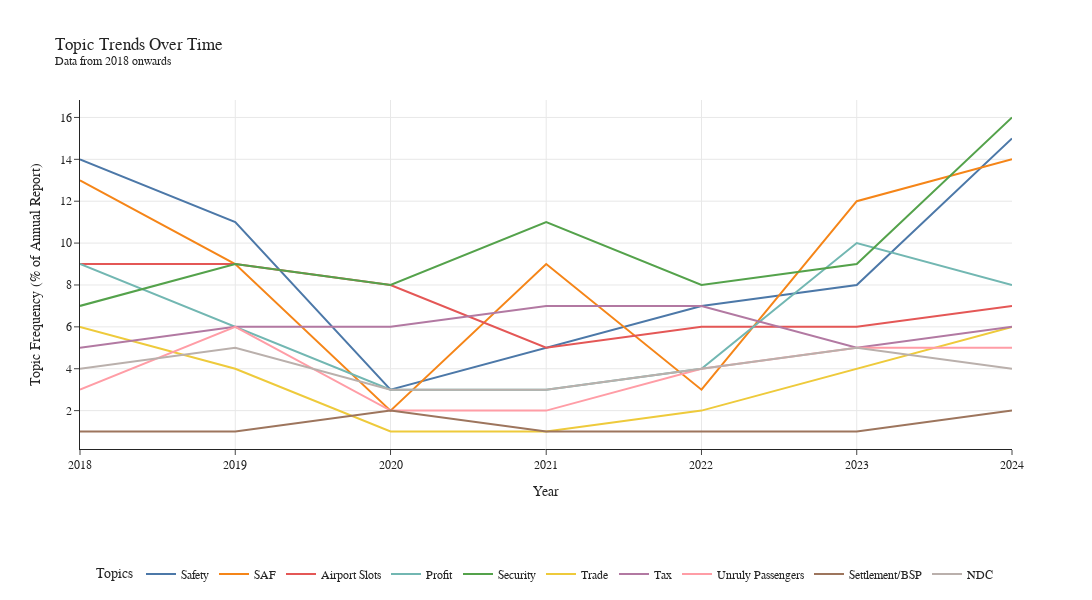

The code cell stored with this chart in its notebook:
### Code cell
# ------------------------------------------------------------
# Generate topic time series and visualize trends
# ------------------------------------------------------------

timestamps = pd.to_datetime(timestamps, format="%Y")
topics_over_time = topic_model.topics_over_time(texts, timestamps, topic_model.topics_)

# OPTIONAL: Set filter criteria
# Set to None to ignore
min_year = 2018
max_year = None
exclude_years = None #[2020]  

# Apply year filtering
filtered_topics, filter_label = filter_dataframe_by_year(
    topics_over_time,
    min_year=min_year,
    max_year=max_year,
    exclude_years=exclude_years
)

# Apply topic filtering (remove junk and noise topics)
filtered_topics = filtered_topics[
    (~filtered_topics["Topic"].isin(junk_topics)) &
    (filtered_topics["Topic"] != -1)
]

# Select top k most frequent clean topics
top_k = 10
top_topics = get_top_topics(filtered_topics, top_k)

# Make plot of topic frequency by year
# y-axis = % of all text chunks assigned to this topic in a given year
fig = topic_model.visualize_topics_over_time(filtered_topics, topics=top_topics)

# Apply custom colors and labels
palette = px.colors.qualitative.T10

for i, trace in enumerate(fig.data):
    topic_id = top_topics[i]
    trace.line.color = palette[i % len(palette)]
    trace.name = clean_labels[topic_id]
    hover_text = trace.hovertemplate or ""
    trace.hovertemplate = f"{clean_labels[topic_id]}<extra></extra>"

# Clean up the figure layout
fig.update_layout(
    title=f"Topic Trends Over Time<br><sup>{filter_label}</sup>",
    width=1200,
    height=600,
    xaxis_title="Year",
    yaxis_title="Topic Frequency (% of Annual Report)",
    legend_title="Topics",
    font=dict(family="Arial", size=12),
    legend=dict(
        orientation="h",
        yanchor="bottom",
        y=-0.4,
        xanchor="center",
        x=0.5
    )
)

output_filename = f"../outputs/topic_trends"
fig.write_html(f"{output_filename}.html")
fig.write_image(f"{output_filename}.png")

fig.show()

### Figure 1 — Plotly figure (JSON) as saved in the notebook; plotly's stock layout.template omitted (floating-point values rounded to 4 significant figures)
{"data": [{"hoverinfo": "text", "hovertemplate": "Safety<extra></extra>", "hovertext": ["<b>Topic 0</b><br>Words: safety, accidents, iosa, accident, flights", "<b>Topic 0</b><br>Words: safety, accidents, accident, iosa, turbulence", "<b>Topic 0</b><br>Words: vouchers, safety, refundable vouchers, refundable, iosa", "<b>Topic 0</b><br>Words: safety, safety risk, accidents, safety leadership, pillar", "<b>Topic 0</b><br>Words: safety, million flights, flights, accident, million", "<b>Topic 0</b><br>Words: safety, iosa, accidents, accident, rate", "<b>Topic 0</b><br>Words: safety, iosa, accidents, accident, fatal"], "line": {"color": "#4C78A8"}, "marker": {"color": "#E69F00"}, "mode": "lines", "name": "Safety", "type": "scatter", "x": ["2018-01-01T00:00:00.000000000", "2019-01-01T00:00:00.000000000", "2020-01-01T00:00:00.000000000", "2021-01-01T00:00:00.000000000", "2022-01-01T00:00:00.000000000", "2023-01-01T00:00:00.000000000", "2024-01-01T00:00:00.000000000"], "y": [14, 11, 3, 5, 7, 8, 15]}, {"hoverinfo": "text", "hovertemplate": "SAF<extra></extra>", "hovertext": ["<b>Topic 1</b><br>Words: security, smart security, smart, screening, data", "<b>Topic 1</b><br>Words: security, gasep, information, threats, governments", "<b>Topic 1</b><br>Words: security, cybersecurity, threats, cyber, conflict zones", "<b>Topic 1</b><br>Words: security, countries, belarus, terrorist, screening", "<b>Topic 1</b><br>Words: security, civil, attacks, information, airspace", "<b>Topic 1</b><br>Words: security, screening, measures, risk, cybersecurity", "<b>Topic 1</b><br>Words: security, cybersecurity, information, sems, cyber"], "line": {"color": "#F58518"}, "marker": {"color": "#56B4E9"}, "mode": "lines", "name": "SAF", "type": "scatter", "x": ["2018-01-01T00:00:00.000000000", "2019-01-01T00:00:00.000000000", "2020-01-01T00:00:00.000000000", "2021-01-01T00:00:00.000000000", "2022-01-01T00:00:00.000000000", "2023-01-01T00:00:00.000000000", "2024-01-01T00:00:00.000000000"], "y": [13, 9, 2, 9, 3, 12, 14]}, {"hoverinfo": "text", "hovertemplate": "Airport Slots<extra></extra>", "hovertext": ["<b>Topic 2</b><br>Words: settlement, iss, billion, processed, newgen", "<b>Topic 2</b><br>Words: settlement, agents, bsp, processed, services", "<b>Topic 2</b><br>Words: settlement, agents, bsp, processed, travel agents", "<b>Topic 2</b><br>Words: settlement, processed, billion, processed billion, bsp", "<b>Topic 2</b><br>Words: processed, billion, processed billion, settlement, cass", "<b>Topic 2</b><br>Words: billion, settlement, processed, processed billion, financial", "<b>Topic 2</b><br>Words: settlement, billion, processed, cass, bsp"], "line": {"color": "#E45756"}, "marker": {"color": "#009E73"}, "mode": "lines", "name": "Airport Slots", "type": "scatter", "x": ["2018-01-01T00:00:00.000000000", "2019-01-01T00:00:00.000000000", "2020-01-01T00:00:00.000000000", "2021-01-01T00:00:00.000000000", "2022-01-01T00:00:00.000000000", "2023-01-01T00:00:00.000000000", "2024-01-01T00:00:00.000000000"], "y": [9, 9, 8, 5, 6, 6, 7]}, {"hoverinfo": "text", "hovertemplate": "Profit<extra></extra>", "hovertext": ["<b>Topic 5</b><br>Words: ndc, order, travel, distribution, standard", "<b>Topic 5</b><br>Words: ndc, order, travel, processes, reference numbers", "<b>Topic 5</b><br>Words: ndc, order, ndc leaderboard, leaderboard, retailing", "<b>Topic 5</b><br>Words: order, ndc, retailing, distribution, certifications past", "<b>Topic 5</b><br>Words: retailing, ndc, order, legacy, travel", "<b>Topic 5</b><br>Words: ndc, order, retailing, offers, channels", "<b>Topic 5</b><br>Words: retailing, ndc, orders, offers orders, offers"], "line": {"color": "#72B7B2"}, "marker": {"color": "#F0E442"}, "mode": "lines", "name": "Profit", "type": "scatter", "x": ["2018-01-01T00:00:00.000000000", "2019-01-01T00:00:00.000000000", "2020-01-01T00:00:00.000000000", "2021-01-01T00:00:00.000000000", "2022-01-01T00:00:00.000000000", "2023-01-01T00:00:00.000000000", "2024-01-01T00:00:00.000000000"], "y": [9, 6, 3, 3, 4, 10, 8]}, {"hoverinfo": "text", "hovertemplate": "Security<extra></extra>", "hovertext": ["<b>Topic 8</b><br>Words: saf, corsia, emissions, production, carbon", "<b>Topic 8</b><br>Words: saf, corsia, emissions, carbon, sustainability", "<b>Topic 8</b><br>Words: saf, corsia, emissions, production, carbon", "<b>Topic 8</b><br>Words: saf, emissions, corsia, production, sustainable", "<b>Topic 8</b><br>Words: saf, corsia, emissions, sustainable, carbon", "<b>Topic 8</b><br>Words: saf, corsia, production, emissions, baseline", "<b>Topic 8</b><br>Words: saf, emissions, corsia, production, fuels"], "line": {"color": "#54A24B"}, "marker": {"color": "#D55E00"}, "mode": "lines", "name": "Security", "type": "scatter", "x": ["2018-01-01T00:00:00.000000000", "2019-01-01T00:00:00.000000000", "2020-01-01T00:00:00.000000000", "2021-01-01T00:00:00.000000000", "2022-01-01T00:00:00.000000000", "2023-01-01T00:00:00.000000000", "2024-01-01T00:00:00.000000000"], "y": [7, 9, 8, 11, 8, 9, 16]}, {"hoverinfo": "text", "hovertemplate": "Trade<extra></extra>", "hovertext": ["<b>Topic 13</b><br>Words: tax, government, taxes, taxation, vat", "<b>Topic 13</b><br>Words: tax, government, levy, taxation, vat", "<b>Topic 13</b><br>Words: tax, taxation, million, saving million, saving", "<b>Topic 13</b><br>Words: tax, europe energy, energy carbon, energy, initiatives", "<b>Topic 13</b><br>Words: tax, eu, taxes, taxation, non-eu", "<b>Topic 13</b><br>Words: tax, taxation, taxes, article, government", "<b>Topic 13</b><br>Words: tax, taxes, taxation, revenue, government"], "line": {"color": "#EECA3B"}, "marker": {"color": "#0072B2"}, "mode": "lines", "name": "Trade", "type": "scatter", "x": ["2018-01-01T00:00:00.000000000", "2019-01-01T00:00:00.000000000", "2020-01-01T00:00:00.000000000", "2021-01-01T00:00:00.000000000", "2022-01-01T00:00:00.000000000", "2023-01-01T00:00:00.000000000", "2024-01-01T00:00:00.000000000"], "y": [6, 4, 1, 1, 2, 4, 6]}, {"hoverinfo": "text", "hovertemplate": "Tax<extra></extra>", "hovertext": ["<b>Topic 15</b><br>Words: growth, global, chart, demand, passenger", "<b>Topic 15</b><br>Words: dom, trade, domestic, global, year", "<b>Topic 15</b><br>Words: trade, global, ctks, passenger, volumes", "<b>Topic 15</b><br>Words: demand, capacity, global, passenger, trade", "<b>Topic 15</b><br>Words: demand, goods, monthly traffic, traffic statistics, trade", "<b>Topic 15</b><br>Words: ctks, demand, passenger aircraft, trade, capacity", "<b>Topic 15</b><br>Words: trade, yoy, demand, growth, export orders"], "line": {"color": "#B279A2"}, "marker": {"color": "#CC79A7"}, "mode": "lines", "name": "Tax", "type": "scatter", "x": ["2018-01-01T00:00:00.000000000", "2019-01-01T00:00:00.000000000", "2020-01-01T00:00:00.000000000", "2021-01-01T00:00:00.000000000", "2022-01-01T00:00:00.000000000", "2023-01-01T00:00:00.000000000", "2024-01-01T00:00:00.000000000"], "y": [5, 6, 6, 7, 7, 5, 6]}, {"hoverinfo": "text", "hovertemplate": "Unruly Passengers<extra></extra>", "hovertext": ["<b>Topic 17</b><br>Words: unruly, mc99, mp14, passengers, unruly passengers", "<b>Topic 17</b><br>Words: mc99, unruly, mp14, incidents, passengers", "<b>Topic 17</b><br>Words: mp14, unruly, disabilities, resolution, single market", "<b>Topic 17</b><br>Words: mp14, unruly, ratify, traveler survey, mask", "<b>Topic 17</b><br>Words: mobility, mobility aids, aids, unruly, incidents", "<b>Topic 17</b><br>Words: unruly, incidents, mobility, disabilities, unruly passenger", "<b>Topic 17</b><br>Words: unruly, disabilities, guidance, behavior, mp14"], "line": {"color": "#FF9DA6"}, "marker": {"color": "#E69F00"}, "mode": "lines", "name": "Unruly Passengers", "type": "scatter", "x": ["2018-01-01T00:00:00.000000000", "2019-01-01T00:00:00.000000000", "2020-01-01T00:00:00.000000000", "2021-01-01T00:00:00.000000000", "2022-01-01T00:00:00.000000000", "2023-01-01T00:00:00.000000000", "2024-01-01T00:00:00.000000000"], "y": [3, 6, 2, 2, 4, 5, 5]}, {"hoverinfo": "text", "hovertemplate": "Settlement/BSP<extra></extra>", "hovertext": ["<b>Topic 21</b><br>Words: operating profit, margin, operating, profit, important contributor", "<b>Topic 21</b><br>Words: financial performance, passenger basis, regionally, financial, performance", "<b>Topic 21</b><br>Words: operating, remained, operating margin, margin, financial performance", "<b>Topic 21</b><br>Words: cash, carriers, cash flow, flow, positive", "<b>Topic 21</b><br>Words: region, margin, operating, posted worst, worst operating", "<b>Topic 21</b><br>Words: roic, source financial, net, financial forecast, financial", "<b>Topic 21</b><br>Words: profit, economics analyst, net, analyst, net profit"], "line": {"color": "#9D755D"}, "marker": {"color": "#56B4E9"}, "mode": "lines", "name": "Settlement/BSP", "type": "scatter", "x": ["2018-01-01T00:00:00.000000000", "2019-01-01T00:00:00.000000000", "2020-01-01T00:00:00.000000000", "2021-01-01T00:00:00.000000000", "2022-01-01T00:00:00.000000000", "2023-01-01T00:00:00.000000000", "2024-01-01T00:00:00.000000000"], "y": [1, 1, 2, 1, 1, 1, 2]}, {"hoverinfo": "text", "hovertemplate": "NDC<extra></extra>", "hovertext": ["<b>Topic 22</b><br>Words: slot, wsg, slots, airport, airport slot", "<b>Topic 22</b><br>Words: slot, wsg, slots, slot regulation, airports", "<b>Topic 22</b><br>Words: slot, slots, wsg, worldwide airport, waiver", "<b>Topic 22</b><br>Words: slot, slots, ec, summer, waivers", "<b>Topic 22</b><br>Words: slot, slots, flexibility, airport, worldwide airport", "<b>Topic 22</b><br>Words: slot, slots, slot regulation, capacity, regulation", "<b>Topic 22</b><br>Words: slot, wasg, capacity, slots, airport"], "line": {"color": "#BAB0AC"}, "marker": {"color": "#009E73"}, "mode": "lines", "name": "NDC", "type": "scatter", "x": ["2018-01-01T00:00:00.000000000", "2019-01-01T00:00:00.000000000", "2020-01-01T00:00:00.000000000", "2021-01-01T00:00:00.000000000", "2022-01-01T00:00:00.000000000", "2023-01-01T00:00:00.000000000", "2024-01-01T00:00:00.000000000"], "y": [4, 5, 3, 3, 4, 5, 4]}], "layout": {"font": {"family": "Arial", "size": 12}, "height": 600, "hoverlabel": {"bgcolor": "white", "font": {"family": "Rockwell", "size": 16}}, "legend": {"orientation": "h", "title": {"text": "Topics"}, "x": 0.5, "xanchor": "center", "y": -0.4, "yanchor": "bottom"}, "title": {"text": "Topic Trends Over Time<br><sup>Data from 2018 onwards</sup>"}, "width": 1200, "xaxis": {"showgrid": true, "title": {"text": "Year"}}, "yaxis": {"showgrid": true, "title": {"text": "Topic Frequency (% of Annual Report)"}}}}
